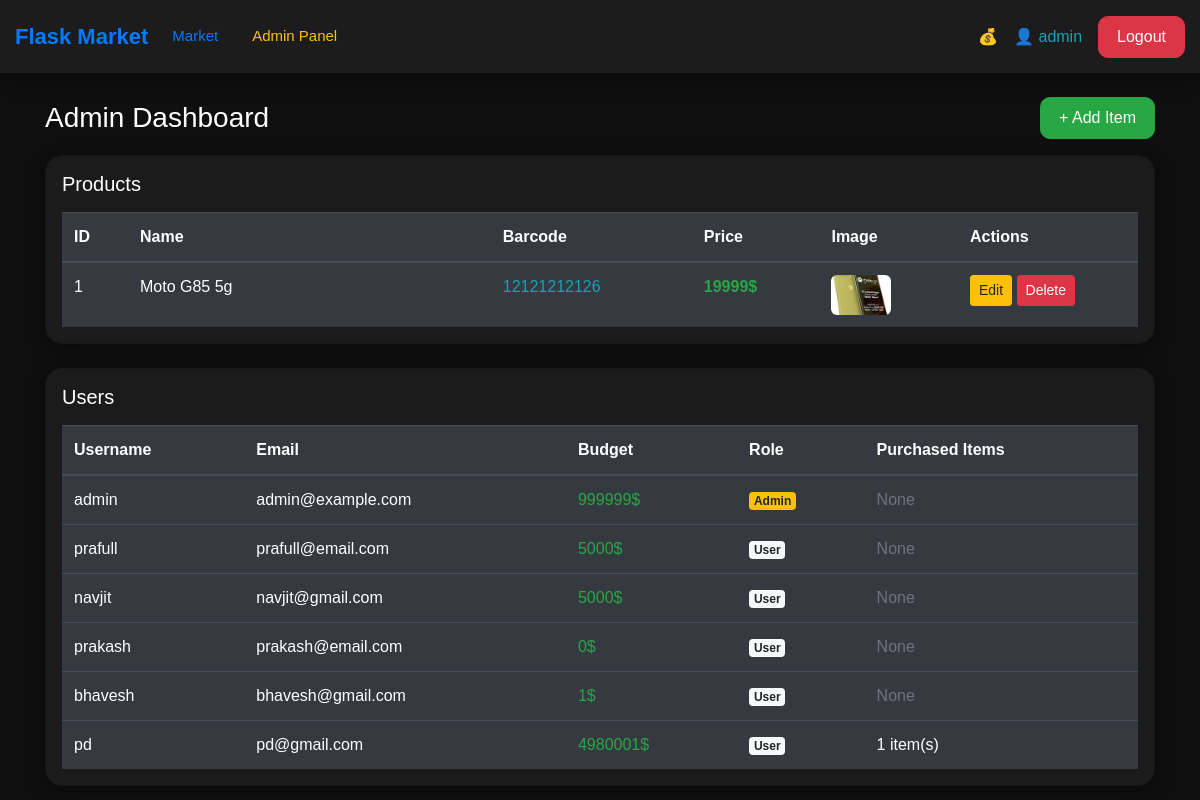
The page /admin (signed in) on the database its author committed.
### market/models.py (models this page shows, shortened)
class User(db.Model, UserMixin):
    id = db.Column(db.Integer, primary_key=True)
    username = db.Column(db.String(30), nullable=False, unique=True)
    email_address = db.Column(db.String(50), nullable=False, unique=True)   # ✅ FIXED NAME
    password_hash = db.Column(db.String(60), nullable=False)
    budget = db.Column(db.Integer, nullable=False ,default=5000000)
    is_admin = db.Column(db.Boolean, default=False)
    items = db.relationship('Item', backref='owned_user', lazy=True)
    @property
    def password(self):
        raise AttributeError("Password is write-only.")

class Item(db.Model):
    id = db.Column(db.Integer, primary_key=True)
    name = db.Column(db.String(30), nullable=False, unique=True)
    price = db.Column(db.Integer, nullable=False)
    barcode = db.Column(db.String(12), nullable=False, unique=True)
    description = db.Column(db.String(1024), nullable=False)
    image = db.Column(db.String(200), nullable=True)   # ✅ NEW
    owner = db.Column(db.Integer, db.ForeignKey('user.id'))

### market/routes.py (the view)
@app.route('/admin')
@login_required
def admin_dashboard():
    if not current_user.is_admin:
        flash("Access denied!", "danger")
        return redirect(url_for("market_page"))
    products = Item.query.all()
    users = User.query.all()
    return render_template("admin/admin_dashboard.html", products=products, users=users)

### market/models.py (called while the page is built)
@login_manager.user_loader
def load_user(user_id):
    return User.query.get(int(user_id))

### market/templates/admin/admin_dashboard.html (shortened to what this page needs)
{% extends 'base.html' %}
{% block content %}
<div class="container mt-4">
  <div class="d-flex justify-content-between align-items-center mb-3">
    <h3 class="mb-0">Admin Dashboard</h3>
    <a href="{{ url_for('admin_add_item') }}" class="btn btn-success modern-btn">+ Add Item</a>
  </div>
  <div class="card product-card p-3 mb-4">
    <h5 class="mb-3">Products</h5>
    <div class="table-responsive">
      <table class="table table-dark table-hover mb-0">
        <thead>
          <tr>
            <th>ID</th>
            <th style="min-width:220px;">Name</th>
            <th>Barcode</th>
            <th>Price</th>
            <th>Image</th>
            <th style="width:180px;">Actions</th>
          </tr>
        </thead>
        <tbody>
          {% for item in products %}
          <tr>
            <td>{{ item.id }}</td>
            <td>{{ item.name }}</td>
            <td class="text-info">{{ item.barcode }}</td>
            <td class="text-success font-weight-bold">{{ item.price }}$</td>
            <td>
              {% if item.image %}
                <img src="{{ item.image }}" style="height:40px;width:60px;object-fit:cover;border-radius:6px;">
              {% else %}
                <span class="text-muted">None</span>
              {% endif %}
            </td>
            <td>
              <a href="{{ url_for('admin_edit_item', item_id=item.id) }}" class="btn btn-warning btn-sm">Edit</a>
              <a href="{{ url_for('admin_delete_item', item_id=item.id) }}" class="btn btn-danger btn-sm"
                 onclick="return confirm('Delete this item?')">Delete</a>
            </td>
          </tr>
          {% else %}
          <tr><td colspan="6" class="text-muted">No products yet.</td></tr>
          {% endfor %}
        </tbody>
      </table>
    </div>
  </div>
  <div class="card product-card p-3">
    <h5 class="mb-3">Users</h5>
    <div class="table-responsive">
      <table class="table table-dark table-hover mb-0">
        <thead>
          <tr>
            <th>Username</th>
            <th>Email</th>
            <th>Budget</th>
            <th>Role</th>
            <th>Purchased Items</th>
          </tr>
        </thead>
        <tbody>
          {% for u in users %}
          <tr>
            <td>{{ u.username }}</td>
            <td>{{ u.email_address }}</td>
            <td class="text-success">{{ u.budget }}$</td>
            <td>
              {% if u.is_admin %}
                <span class="badge badge-warning">Admin</span>
              {% else %}
                <span class="badge badge-light">User</span>
              {% endif %}
            </td>
            <td>
              {% if u.items %}
                {{ u.items|length }} item(s)
              {% else %}
                <span class="text-muted">None</span>
              {% endif %}
            </td>
          </tr>
          {% else %}
          <tr><td colspan="5" class="text-muted">No users yet.</td></tr>
          {% endfor %}
        </tbody>
      </table>
    </div>
  </div>
</div>
{% endblock %}

### market/templates/base.html (shortened to what this page needs)
<!doctype html>
<html lang="en">
<head>
    <link rel="stylesheet"
          href="https://stackpath.bootstrapcdn.com/bootstrap/4.5.2/css/bootstrap.min.css">
    <link rel="stylesheet" href="{{ url_for('static', filename='css/style.css') }}">
</head>
<body class="modern-body">
<nav class="navbar modern-navbar navbar-expand-lg">
    <a class="navbar-brand modern-logo" href="{{ url_for('home_page') }}">Flask Market</a>
    <div class="collapse navbar-collapse" id="navMenu">
        <ul class="navbar-nav mr-auto">
            <li class="nav-item"><a class="nav-link nav-modern-link" href="{{ url_for('market_page') }}">Market</a></li>
            {% if current_user.is_authenticated and current_user.is_admin %}
            <li class="nav-item">
                <a class="nav-link nav-modern-link text-warning" href="{{ url_for('admin_dashboard') }}">
                    Admin Panel
                </a>
            </li>
            {% endif %}
        </ul>
        {% if current_user.is_authenticated %}
        <span class="nav-user-info text-success mr-3">💰 {{ current_user.prettier_budget }}</span>
        <span class="nav-user-info text-info mr-3">👤 {{ current_user.username }}</span>
        <a href="{{ url_for('logout_page') }}" class="btn btn-danger modern-btn">Logout</a>
        {% else %}
        <a href="{{ url_for('login_page') }}" class="btn btn-outline-info modern-btn mr-2">Login</a>
        <a href="{{ url_for('register_page') }}" class="btn btn-info modern-btn">Register</a>
        {% endif %}
    </div>
</nav>
{% block content %}{% endblock %}
</body>
</html>

### market/static/css/style.css (style rules this page uses)
.modern-body { background: #0f0f0f; color: white; font-family: 'Poppins', sans-serif; }
.modern-navbar { background: rgba(30, 30, 30, 0.95); padding: 15px; box-shadow: 0 4px 18px rgba(0,0,0,0.4); backdrop-filter: blur(6px); }
.modern-logo { font-size: 22px; font-weight: bold; }
.nav-modern-link { font-size: 15px; margin-right: 18px; transition: .2s; }
.modern-btn { padding: 8px 18px; border-radius: 10px; transition: .2s; }
.product-card { background: rgba(255,255,255,0.05); border-radius: 18px; padding-bottom: 15px; transition: .2s; box-shadow: 0 4px 18px rgba(0,0,0,.35); }

### rows shown on the page
User: username "admin", email_address "admin@example.com", budget "999999", is_admin "Admin", shows "None"
Item: id "1", name "Moto G85 5g", barcode "12121212126", price "19999", image (picture)
User: username "prafull", email_address "prafull@email.com", budget "5000", is_admin "User", shows "None"
User: username "navjit", email_address "navjit@gmail.com", budget "5000", is_admin "User", shows "None"
User: username "prakash", email_address "prakash@email.com", budget "0", is_admin "User", shows "None"
User: username "bhavesh", email_address "bhavesh@gmail.com", budget "1", is_admin "User", shows "None"
User: username "pd", email_address "pd@gmail.com", budget "4980001", is_admin "User", items|length "1"
